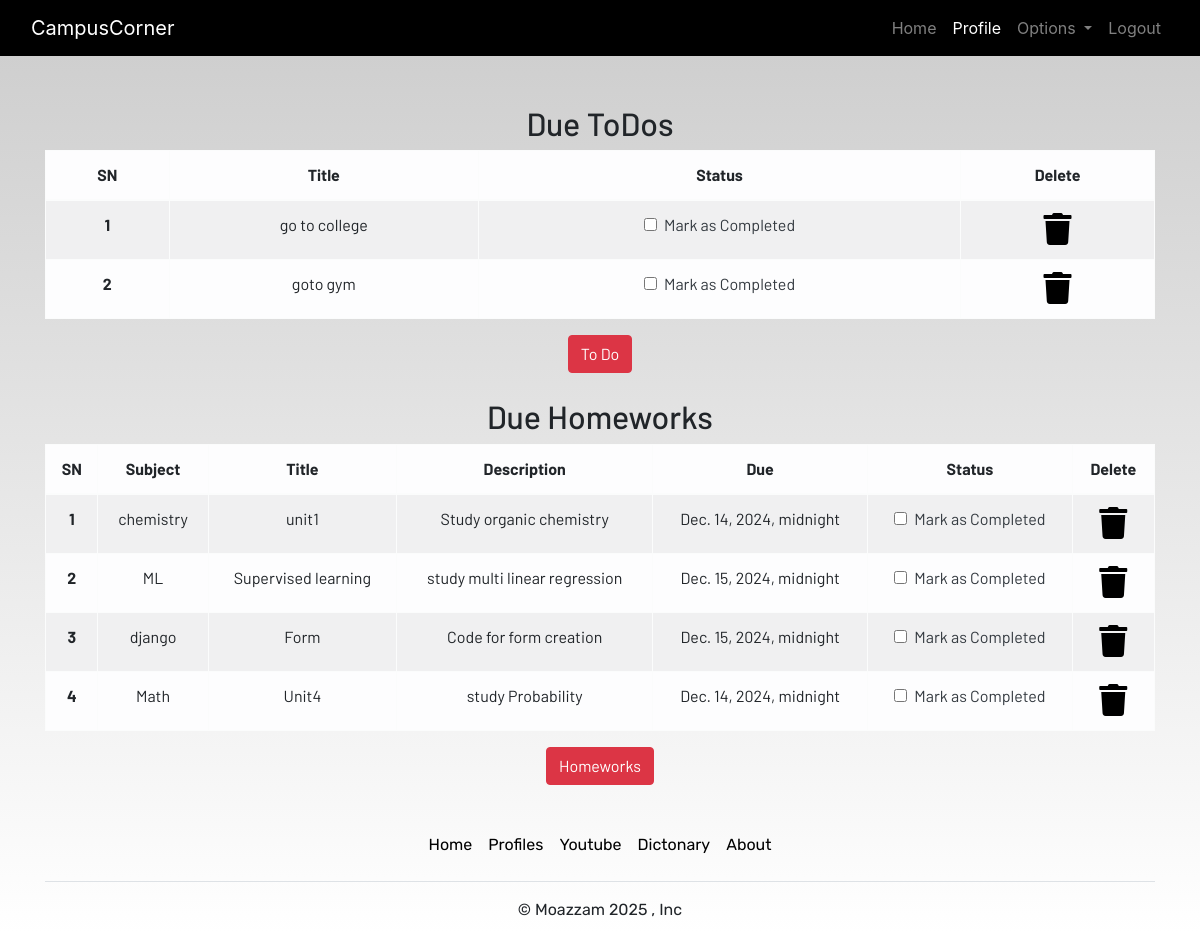
/profile/ (signed in), run on the app's committed database.
### dashboard/models.py (models this page shows)
class Todo(models.Model):
    user = models.ForeignKey(User, on_delete=models.CASCADE)
    title = models.CharField(max_length=100)
    is_finished = models.BooleanField(default=False)

class Homework(models.Model):
    user = models.ForeignKey(User, on_delete=models.CASCADE)
    subject = models.CharField(max_length=50)
    title = models.CharField(max_length=100)
    description = models.TextField()
    due = models.DateTimeField()
    is_finished = models.BooleanField(default=False)

### dashboard/views.py (the view)
# urls.py: path('profile/',dash_views.profile, name="profile"),
@login_required
def profile(request):
    homeworks = Homework.objects.filter(is_finished =False,user = request.user)
    todos = Todo.objects.filter(is_finished =False,user = request.user)
    if len(homeworks)==0:
        homework_done = True
    else:
        homework_done = False
    if len(todos)==0:
        todo_done = True
    else:
        todo_done = False
    context = {
        'homeworks':homeworks,
        'todos':todos,
        'homework_done':homework_done,
        'todo_done':todo_done
    }
    return render(request,'dashboard/profile.html',context)

### dashboard/templates/dashboard/profile.html
{% extends 'dashboard/base.html' %} {% load static %} {% load
crispy_forms_tags%} {% block content %}
<section class="text-center">
  {% if not todo_done %}
  <div class="container">
    <h2>Due ToDos</h2>
    <table class="table table-striped table-bordered table-hover table-light">
      <thead>
        <tr>
          <th scope="col">SN</th>
          <th scope="col">Title</th>
          <th scope="col">Status</th>
          <th scope="col">Delete</th>
        </tr>
      </thead>
      <tbody>
        {% for todo in todos %}
        <tr>
          <th scope="row">{{forloop.counter}}</th>
          <td>{{todo.title}}</td>
          <td>
            <a href="{% url "todo_update" todo.id %}">
              <div class="form-check">
                {% if todo.is_finished == True %}
                    <input
                  class="form-check-input"
                  type="checkbox"
                  value=""
                  checked
                />
                {% else %}
                <input
                  class="form-check-input"
                  type="checkbox"
                  value=""
                />
                {% endif %}
                <label
                  class="form-check-label text-dark"
                  for="flexCheckDefault"
                >
                  Mark as Completed
                </label>
              </div>
            </a>
          </td>
          <td>
            <a href="{% url "todo_delete" todo.id %}"><i class="fa fa-trash fa-2x"></i></a>
          </td>
        </tr>
        {% endfor %}
      </tbody>
    </table>
    {% else %}
    <h3>All To dos are completed!!!!</h3>
    {% endif %}
    <a href="{% url "todo" %}" class="btn btn-danger">To Do</a>
    <br /><br />
    {% if not homework_done %}
    <h2>Due Homeworks</h2>
    <table class="table table-striped table-bordered table-hover table-light">
      <thead>
        <tr>
          <th scope="col">SN</th>
          <th scope="col">Subject</th>
          <th scope="col">Title</th>
          <th scope="col">Description</th>
          <th scope="col">Due</th>
          <th scope="col">Status</th>
          <th scope="col">Delete</th>
        </tr>
      </thead>
      <tbody>
        {% for homework in homeworks %}
        <tr>
          <th scope="row">{{forloop.counter}}</th>
          <td>{{homework.subject}}</td>
          <td>{{homework.title}}</td>
          <td>{{homework.description}}</td>
          <td>{{homework.due}}</td>
          <td>
            <a href="{% url "homework_update" homework.id %}">
              <div class="form-check">
                {% if homework.is_finished == True %}
                <input
                  class="form-check-input"
                  type="checkbox"
                  value=""
                  checked
                />
                {% else %}
                <input
                  class="form-check-input"
                  type="checkbox"
                  value=""
                />
                {% endif %}
                <label
                  class="form-check-label text-dark"
                  for="flexCheckDefault"
                >
                  Mark as Completed
                </label>
              </div>
            </a>
          </td>
          <td>
            <a href="{% url "homework_delete" homework.id %}"><i class="fa fa-trash fa-2x"></i></a>
          </td>
        </tr>
        {% endfor %}
      </tbody>
    </table>
    {% else %}
    <h3>All To homeworks are completed!!!!</h3>
    {% endif %}
    <a href="{% url "homework" %}" class="btn btn-danger">Homeworks</a>
  </div>
</section>
{% endblock content %}

### static/css/main.css (style rules this page uses)
html { scroll-behavior: smooth; height: 100%; width: 100%; }
a { text-decoration: none !important; color: black; }
html, body { max-width: 100%; overflow-x: hidden; height: 100%; width: 100%; }
body { background: linear-gradient(rgba(0, 0, 0, 0.2), rgba(255, 255, 255, 0.5)); overflow-x: hidden; background-repeat: no-repeat; }
.fa { color: black; }

### data on the page
Todo: title "go to college"
Todo: title "goto gym"
Homework: subject "chemistry", title "unit1", description "Study organic chemistry", due "Dec. 14, 2024, midnight"
Homework: subject "ML", title "Supervised learning", description "study multi linear regression", due "Dec. 15, 2024, midnight"
Homework: subject "django", title "Form", description "Code for form creation", due "Dec. 15, 2024, midnight"
Homework: subject "Math", title "Unit4", description "study Probability", due "Dec. 14, 2024, midnight"
